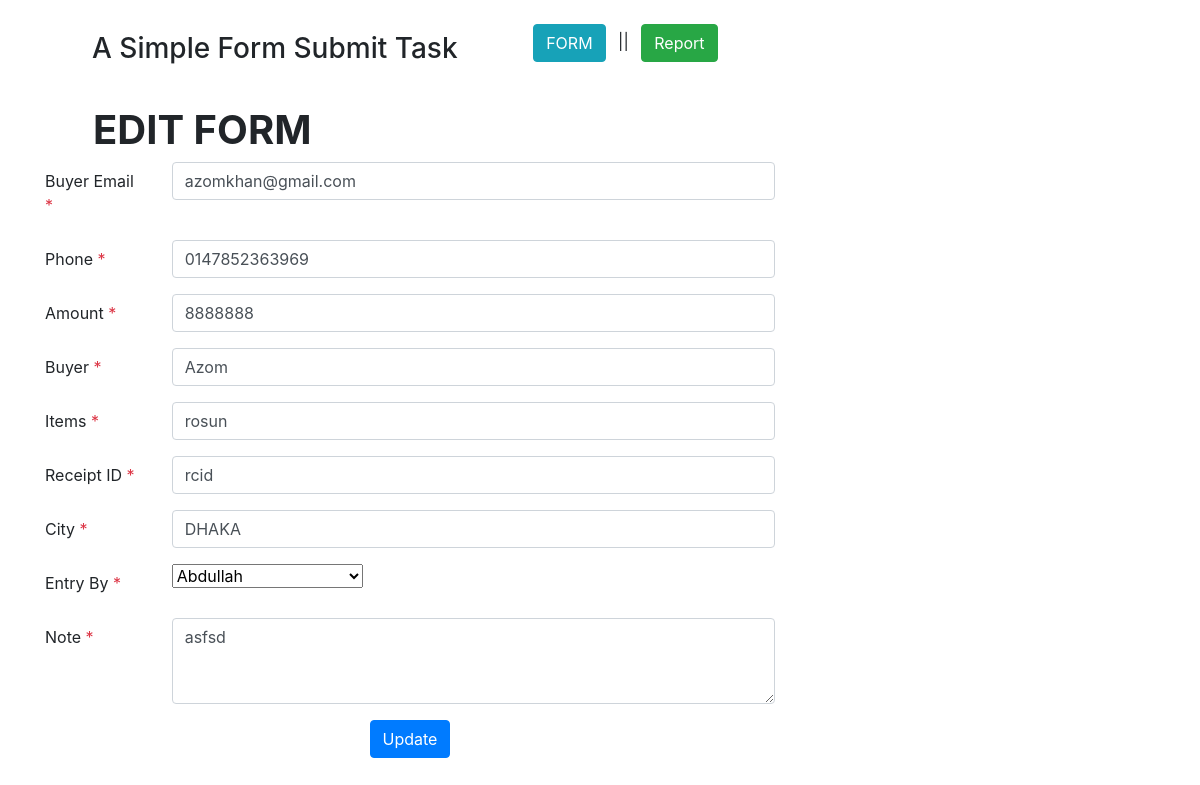
Screenshot of /frontend/edit.php?id=50 with the database file from the repository.
### tables this page shows
CREATE TABLE `sample_form` (
  `ID` bigint(20) NOT NULL,
  `amount` int(10) NOT NULL,
  `buyer` varchar(255) NOT NULL,
  `buyer_email` varchar(50) NOT NULL,
  `buyer_ip` varchar(20) NOT NULL,
  `note` text NOT NULL,
  `city` varchar(20) NOT NULL,
  `phone` varchar(20) NOT NULL,
  `receipt_id` varchar(20) NOT NULL,
  `items` varchar(255) NOT NULL,
  `entry_at` date NOT NULL,
  `entry_by` int(10) NOT NULL
);

### class/Database.php (called while the page is built, shortened)
<?php
class Database
{
    private $con;
    public function __construct()
    {
        $this->con = mysqli_connect(HOSTNAME,USERNAME,PASSWORD,DBNAME);
    }
    public function edit($id)
    {
       return  mysqli_query($this->con,"SELECT * FROM `sample_form` WHERE `id`='$id'");
    }
}

### process/update.php (the view, shortened to what this page needs)
<?php
    $db = new Database();
    $id = $_GET['id'];
 	  $data = $db->edit($id);
 	  $row = mysqli_fetch_assoc($data);
?>
<form action=""  method="POST">
	<div class="form-group row">
	  <label for="buyer_email" class="col-sm-2 col-form-label">Buyer Email <span class="text-danger">*</span> </label>
	  <div class="col-sm-10">
	 	 <input type="email" name="buyer_email" value="<?php echo $row['buyer_email']?>" required class="form-control"  id="buyer_email">
	  </div>
	</div>
	<div class="form-group row">
	  <label for="Phone" class="col-sm-2 col-form-label">Phone <span class="text-danger">*</span> </label>
	  <div class="col-sm-10">
	     <input type="text" name="phone" value="<?php echo $row['phone']?>" required class="form-control" id="phone">
	  </div>
	</div>
	<div class="form-group row">
	  <label for="amount" class="col-sm-2 col-form-label">Amount <span class="text-danger">*</span> </label>
	  <div class="col-sm-10">
	     <input type="text" name="amount" value="<?php echo $row['amount']?>" required class="form-control" id="amount">
	  </div>
	</div>
	<div class="form-group row">
	  <label for="buyer" class="col-sm-2 col-form-label">Buyer <span class="text-danger">*</span> </label>
	  <div class="col-sm-10">
	      <input type="text" name="buyer" value="<?php echo $row['buyer']?>"  required class="form-control" id="buyer">
	  </div>
	</div>
	<div class="form-group row">
	  <label for="items" class="col-sm-2 col-form-label">Items <span class="text-danger">*</span> </label>
	    <div class="col-sm-10">
	     <input type="text" name="items" value="<?php echo $row['items']?>"  required class="form-control">
	    </div>
	</div>
	<div class="form-group row">
	  <label for="receipt id" class="col-sm-2 col-form-label">Receipt ID <span class="text-danger">*</span> </label>
	  <div class="col-sm-10">
	      <input type="text" name="receipt_id"  value="<?php echo $row['receipt_id']?>" required class="form-control" id="receipt_id">
	  </div>
	</div>
	<div class="form-group row">
	  <label for="city" class="col-sm-2 col-form-label">City <span class="text-danger">*</span></label>
	  <div class="col-sm-10">
	     <input type="text" name="city" value="<?php echo $row['city']?>" required class="form-control" id="city">
	  </div>
	</div>
	<div class="form-group row">
	  <label for="entry by" class="col-sm-2 col-form-label">Entry By <span class="text-danger">*</span></label>
	  <div class="col-sm-10">
	    <select class="form-select" required aria-label="entry_by" name="entry_by">
	      <option value="1"<?php if($row['entry_by']=='1'){?>selected="selected"<?php }?>>Abdullah</option>
	    </select>
	  </div>
	</div>
	<div class="form-group row">
	  <label for="note" required class="col-sm-2 col-form-label">Note <span class="text-danger">*</span></label>
	  <div class="col-sm-10">
	     <textarea class="form-control" id="note"  name="note" rows="3"><?php echo $row['note']?></textarea>
	  </div>
	</div>
	<div class="form-group row justify-content-center">
	  <div class="col-sm-8 text-center">
	     <button type="submit" id="update" id="update"  name="update"
	     	class="btn btn-primary" value="save"> Update</button>
	  </div>
	</div>
</form>

### rows the page displays
sample_form: buyer_email "azomkhan@gmail.com", phone "0147852363969", amount "8888888", buyer "Azom", items "rosun", receipt_id "rcid", city "DHAKA", entry_by "Abdullah", note "asfsd"
